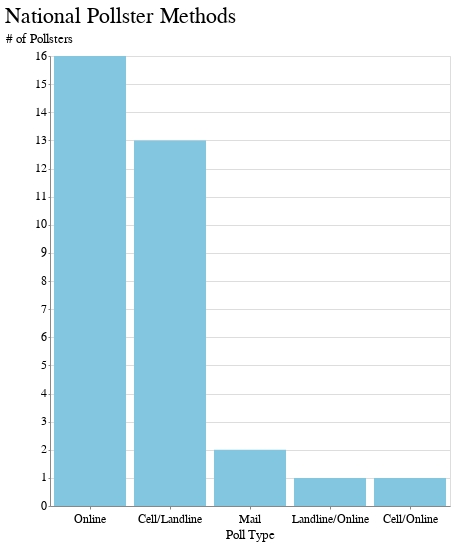

Write notebook code for a chart like this one.
### Code cell
alt.Chart(nat_polls_df, title='National Pollster Methods').mark_bar().encode(
    x=alt.X('Poll Type', sort=types),
    y=alt.Y('Poll Count', title='# of Pollsters')).properties(background='white', width=400)

### Figure 1 — Vega-Lite specification as saved in the notebook (floating-point values rounded to 4 significant figures)
{"$schema": "https://vega.github.io/schema/vega-lite/v3.4.0.json", "background": "white", "config": {"arc": {"fill": "#82c6df"}, "area": {"fill": "#82c6df"}, "axis": {"labelFont": "Benton Gothic, sans", "labelFontSize": 11.5, "labelFontWeight": "normal", "titleFont": "Benton Gothic Bold, sans", "titleFontSize": 13, "titleFontWeight": "normal"}, "axisX": {"labelAngle": 0, "labelPadding": 4, "tickSize": 3}, "axisY": {"labelBaseline": "middle", "maxExtent": 45, "minExtent": 45, "tickSize": 2, "titleAlign": "left", "titleAngle": 0, "titleX": -45, "titleY": -11}, "background": "#ffffff", "bar": {"fill": "#82c6df"}, "legend": {"labelFont": "Benton Gothic, sans", "labelFontSize": 11.5, "symbolType": "square", "titleFont": "Benton Gothic Bold, sans", "titleFontSize": 13, "titleFontWeight": "normal"}, "line": {"stroke": "#82c6df", "strokeWidth": 3}, "path": {"stroke": "#82c6df"}, "point": {"stroke": "#82c6df"}, "range": {"category": ["#3580b1", "#ec8431", "#ab7fb4", "#c89d29", "#adc839", "#829eb1"], "diverging": ["#e68a4f", "#f4bb6a", "#f9e39c", "#dadfe2", "#a6b7c6", "#849eae"], "heatmap": ["#fbf2c7", "#f9e39c", "#f8d36e", "#f4bb6a", "#e68a4f", "#d15a40", "#ab4232"], "ordinal": ["#fbf2c7", "#f9e39c", "#f8d36e", "#f4bb6a", "#e68a4f", "#d15a40", "#ab4232"], "ramp": ["#fbf2c7", "#f9e39c", "#f8d36e", "#f4bb6a", "#e68a4f", "#d15a40", "#ab4232"]}, "rect": {"fill": "#82c6df"}, "shape": {"stroke": "#82c6df"}, "symbol": {"fill": "#82c6df", "size": 30}, "title": {"anchor": "start", "font": "Benton Gothic Bold, sans", "fontColor": "#000000", "fontSize": 22, "fontWeight": "normal"}, "view": {"height": 450, "width": 800}}, "data": {"name": "data-e8f55fb1ed0118e484cd27e8a3724138"}, "datasets": {"data-e8f55fb1ed0118e484cd27e8a3724138": [{"Poll Count": 16, "Poll Type": "Online"}, {"Poll Count": 13, "Poll Type": "Cell/Landline"}, {"Poll Count": 2, "Poll Type": "Mail"}, {"Poll Count": 1, "Poll Type": "Landline/Online"}, {"Poll Count": 1, "Poll Type": "Cell/Online"}]}, "encoding": {"x": {"field": "Poll Type", "sort": ["Online", "Cell/Landline", "Mail", "Landline/Online", "Cell/Online"], "type": "nominal"}, "y": {"field": "Poll Count", "title": "# of Pollsters", "type": "quantitative"}}, "mark": "bar", "title": "National Pollster Methods", "width": 400}
